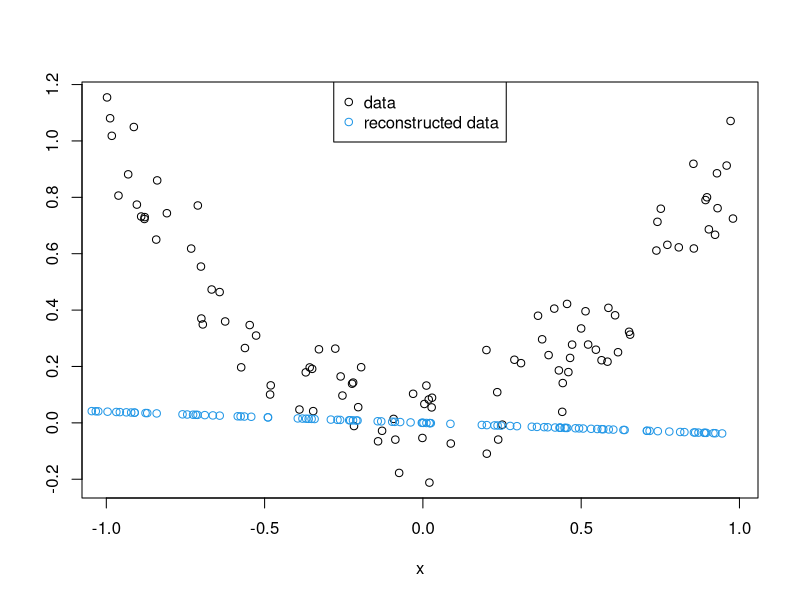

Recreate this plot in R.
## ---- chunk 1

set.seed(12345)

x <- runif(100,-1,1)
x <- cbind(x, x ^ 2 + rnorm(100, sd = 0.1))

plot(x)

x = scale(x,center=T,scal=F)

x_svd = svd(x)

f_lambda = x_svd$u[,1,drop=F]%*%x_svd$d[1]%*%t(x_svd$v[,1,drop=F])

lines(f_lambda,type='p',col=4)

legend('top',c('data','reconstructed data'),col=c(1,4),pch=c(1,1))

lambda_fx = x%*%x_svd$v[,1]

